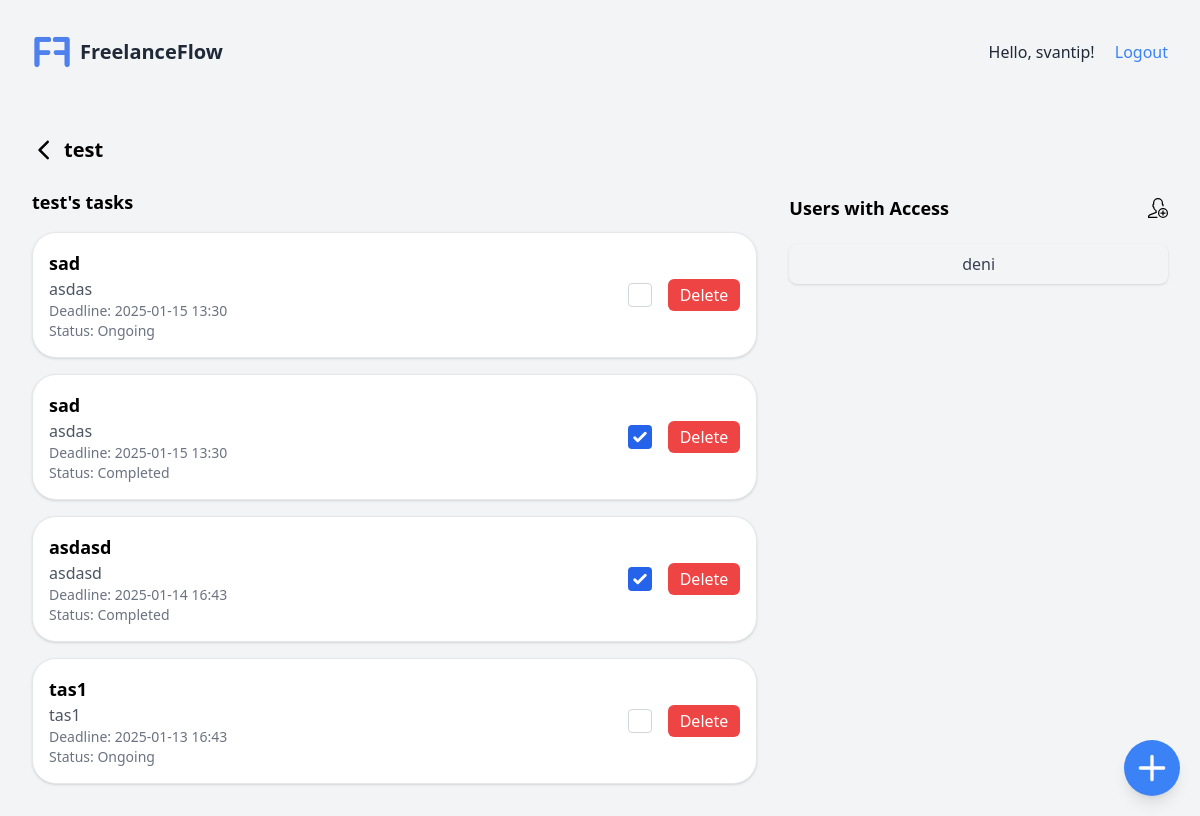
Page /projects/7/ (signed in) on the earlier database version.
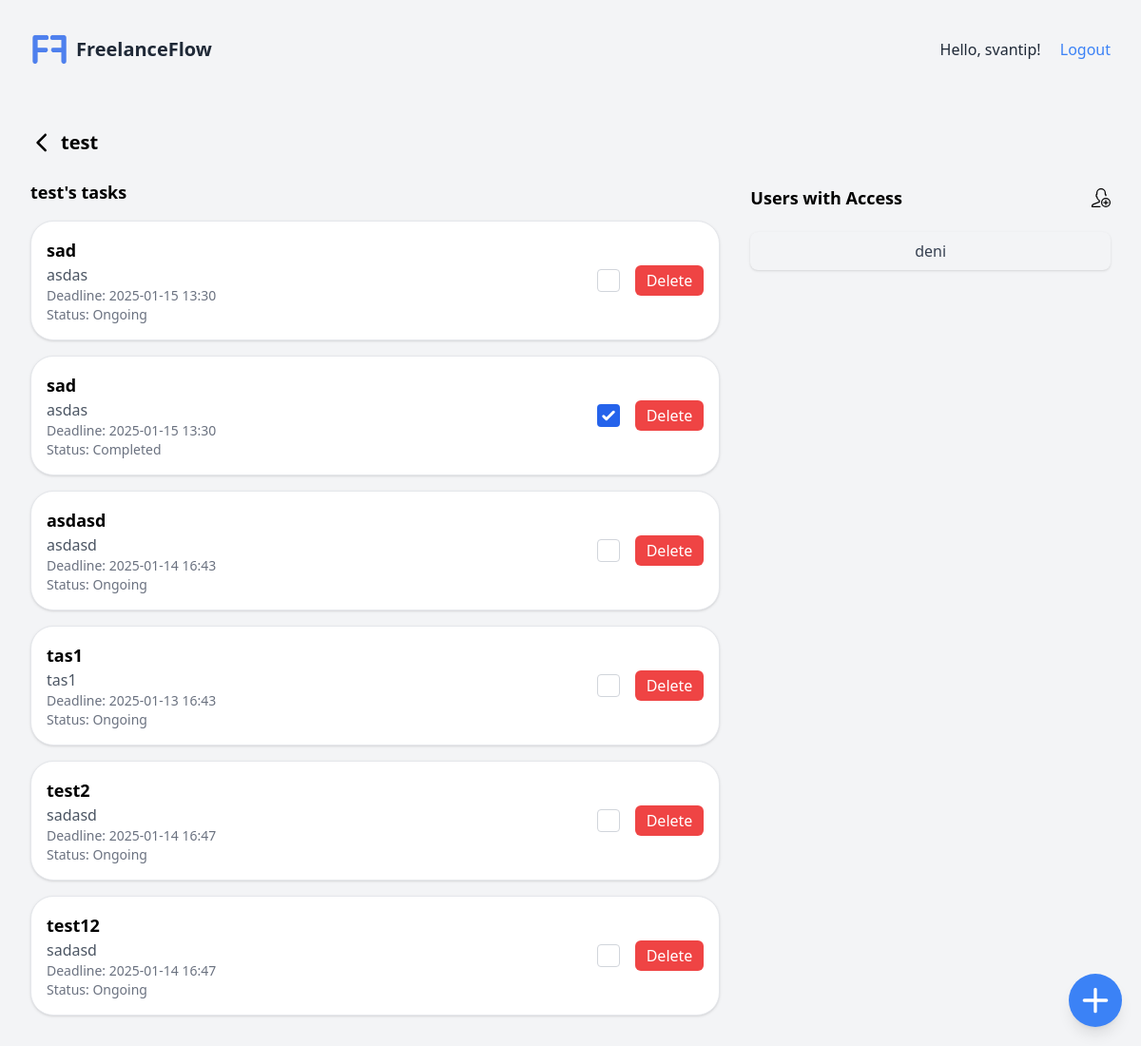
Same page on the later database version.
### myapp/models.py (models this page shows, shortened)
class Project(models.Model):
    project_id = models.BigAutoField(primary_key=True)
    PROJECT_STATUS_CHOICES = [
        ('ongoing', 'Ongoing'),         # (database_value, display_name)
        ('completed', 'Completed'),
    ]
    project_name = models.CharField(max_length=200, unique=True)
    project_description = models.TextField(blank=True)
    project_status = models.CharField(
        max_length=20, choices=PROJECT_STATUS_CHOICES)
    project_deadline = models.DateTimeField()
    project_created = models.DateTimeField(auto_now_add=True)
    project_updated = models.DateTimeField(auto_now=True)
    tags = models.ManyToManyField(Tag, related_name="projects", blank=True)
    owner = models.ForeignKey(
        User,
        on_delete=models.CASCADE,
        related_name="projects",
        null=True,  # Allows the field to accept NULL in the database
        blank=True,  # Makes it optional in forms
    )
    viewers = models.ManyToManyField(
        User, related_name="viewable_project", blank=True)

class Task(models.Model):
    task_id = models.BigAutoField(primary_key=True)
    TASK_STATUS_CHOICES = [
        ('ongoing', 'Ongoing'),         # (database_value, display_name)
        ('completed', 'Completed'),
    ]
    TASK_PRIORITY_CHOICES = [
        ('high', 'High'),
        ('medium', 'Medium'),
        ('low', 'Low'),
    ]
    task_name = models.CharField(max_length=200)
    task_description = models.TextField(blank=True)
    task_status = models.CharField(max_length=20, choices=TASK_STATUS_CHOICES)
    task_priority = models.CharField(
        max_length=20, choices=TASK_PRIORITY_CHOICES
    )
    task_deadline = models.DateTimeField()
    project = models.ForeignKey(
        Project, on_delete=models.CASCADE, related_name="tasks"
    )
    task_created = models.DateTimeField(auto_now_add=True)
    task_updated = models.DateTimeField(auto_now=True)

### myapp/views.py (the view)
# urls.py: path('projects/<int:pk>/', views.project_details,
@login_required
def project_details(request, pk):
    project = get_object_or_404(Project, pk=pk)
    if request.user != project.owner and request.user not in project.viewers.all():
        return render(request, "403.html", status=403)
    tasks = project.tasks.all()
    users = project.viewers.all()  # Users who have access
    context = {
        'project': project,
        'tasks': tasks,
        'users': users,
    }
    return render(request, 'projects/project_details.html', context)

### myapp/templates/projects/project_details.html (shortened to what this page needs)
{% extends "base.html" %}
{% load static %}
{% block content %}
<div class="w-full h-full bg-gray-100">
  <div class="flex justify-between items-center p-8">
    <a href="{% url 'myapp:home' %}" class="flex items-center">
      <img src="{% static 'images/FF.png' %}" alt="FreelanceFlow Logo" class="h-10 w-auto">
      <span class="ml-2 text-xl font-bold text-gray-800">FreelanceFlow</span>
    </a>
    <div>
      {% if user.is_authenticated %}
      <p class="inline text-gray-800">Hello, {{ user.username }}!</p>
      <form action="{% url 'myapp:logout' %}" method="POST" class="inline">
        <button type="submit" class="ml-4 text-blue-500 hover:underline">Logout</button>
      </form>
      {% else %}
      <a href="{% url 'myapp:login' %}" class="text-blue-500 hover:underline">Login</a>
      <a href="{% url 'myapp:register' %}" class="ml-4 text-blue-500 hover:underline">Register</a>
      {% endif %}
    </div>
  </div>
  <div class="p-8">
    {% if user.is_authenticated %}
    <div class="flex flex-row h-auto items-center space-x-2">
      <a href="{% url 'myapp:home' %}">
      </a>
      <h1 class="text-xl font-bold">{{ project.project_name }}</h1>
    </div>
    <div class="flex flex-col lg:flex-row lg:space-x-8 mt-6">
      <div class="flex-1">
        <h2 class="text-lg font-semibold mb-4">{{ project.project_name }}'s tasks</h2>
        {% if tasks %}
        <ul class="space-y-4">
          {% for task in tasks %}
          <li class="p-4 bg-white border rounded-3xl shadow flex justify-between items-center">
            <div>
              <h3 class="text-lg font-semibold">{{ task.task_name }}</h3>
              <p class="text-gray-600">{{ task.task_description }}</p>
              <p class="text-sm text-gray-500">Deadline: {{ task.task_deadline|date:"Y-m-d H:i" }}</p>
              <p class="text-sm text-gray-500">Status: {{ task.get_task_status_display }}</p>
            </div>
            <div class="flex items-center space-x-4">
              <label class="flex items-center space-x-2">
                <input
                  type="checkbox"
                  data-task-id="{{ task.task_id }}"
                  {% if task.task_status == 'completed' %}checked{% endif %}
                  class="task-status-checkbox h-6 w-6 text-blue-600 border-gray-300 rounded focus:ring focus:ring-blue-300">
              </label>
              <button
                class="delete-task-button bg-red-500 text-white px-3 py-1 rounded-md hover:bg-red-700 focus:outline-none focus:ring-2 focus:ring-red-300"
                data-task-id="{{ task.task_id }}">
                Delete
              </button>
            </div>
          </li>
          {% endfor %}
        </ul>
        {% else %}
        <p class="text-gray-700">No tasks found for this project.</p>
        {% endif %}
      </div>
      <div class="lg:w-1/3">
        <div class="flex flex-row items-center justify-between space-x-5 h-10 lg:mb-4 mt-5 lg:mt-0">
          <h2 class="text-lg font-semibold">Users with Access</h2>
          <button
            id="add-user-button"
            class="text-black w-5 h-5"
            title="Add User to Project">
          </button>
        </div>
        <div class="space-y-4">
          {% for user in users %}
          <div class="p-2 bg-gray-100 rounded-lg shadow text-center">
            <p class="text-gray-700">{{ user.username }}</p>
          </div>
          {% empty %}
          <p class="text-gray-500">No other users have access to this project.</p>
          {% endfor %}
        </div>
      </div>
    </div>
    <div class="fixed  bottom-0 right-0 m-5">
      <a href="{% url 'myapp:create_task' project.project_id %}" class="flex items-center bg-blue-500 text-white p-2 rounded-full shadow-lg hover:bg-blue-700" title="Create New Task">
        <svg xmlns="http://www.w3.org/2000/svg" class="h-10 w-10" viewBox="0 0 24 24" fill="currentColor">
          <path d="M12 4a1 1 0 011 1v6h6a1 1 0 110 2h-6v6a1 1 0 11-2 0v-6H5a1 1 0 110-2h6V5a1 1 0 011-1z" />
        </svg>
      </a>
    </div>
    {% else %}
    <h1 class="text-xl font-bold">Please log in to access the project details.</h1>
    {% endif %}
  </div>
</div>
{% endblock %}

### myapp/templates/base.html (shortened to what this page needs)
{% load static tailwind_tags %}
<!DOCTYPE html>
<html lang="en">
  <head>
    {% tailwind_css %}
  </head>
  <body class="h-full bg-gray-100">
    <main class="min-h-screen flex flex-col">
      {% block content %}{% endblock content %}
    </main>
  </body>
</html>

Differences in the rows shown:
changed Task "asdasd": task_status "Completed" → "Ongoing"; task_status "☑" → "☐"
added Task: task_name "test2", task_description "sadasd", task_deadline "2025-01-14 16:47", task_status "Ongoing"
added Task: task_name "test12", task_description "sadasd", task_deadline "2025-01-14 16:47", task_status "Ongoing"
